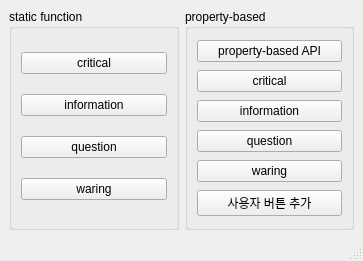
<?xml version="1.0" encoding="UTF-8"?>
<ui version="4.0">
 <class>MainWindow</class>
 <widget class="QMainWindow" name="MainWindow">
  <property name="geometry">
   <rect>
    <x>0</x>
    <y>0</y>
    <width>363</width>
    <height>261</height>
   </rect>
  </property>
  <property name="minimumSize">
   <size>
    <width>0</width>
    <height>0</height>
   </size>
  </property>
  <property name="maximumSize">
   <size>
    <width>16777215</width>
    <height>16777215</height>
   </size>
  </property>
  <property name="windowTitle">
   <string>MainWindow</string>
  </property>
  <widget class="QWidget" name="centralwidget">
   <layout class="QHBoxLayout" name="horizontalLayout">
    <item>
     <widget class="QGroupBox" name="groupBox">
      <property name="title">
       <string>static function</string>
      </property>
      <layout class="QVBoxLayout" name="verticalLayout">
       <item>
        <widget class="QPushButton" name="btnCritical">
         <property name="text">
          <string>critical</string>
         </property>
        </widget>
       </item>
       <item>
        <widget class="QPushButton" name="btnInfo">
         <property name="text">
          <string>information</string>
         </property>
        </widget>
       </item>
       <item>
        <widget class="QPushButton" name="btnQuestion">
         <property name="text">
          <string>question</string>
         </property>
        </widget>
       </item>
       <item>
        <widget class="QPushButton" name="btnWarning">
         <property name="text">
          <string>waring</string>
         </property>
        </widget>
       </item>
      </layout>
     </widget>
    </item>
    <item>
     <widget class="QGroupBox" name="groupBox_2">
      <property name="title">
       <string>property-based</string>
      </property>
      <layout class="QVBoxLayout" name="verticalLayout_2">
       <item>
        <widget class="QPushButton" name="btnProperty">
         <property name="text">
          <string>property-based API</string>
         </property>
        </widget>
       </item>
       <item>
        <widget class="QPushButton" name="btnCritical_2">
         <property name="text">
          <string>critical</string>
         </property>
        </widget>
       </item>
       <item>
        <widget class="QPushButton" name="btnInfo_2">
         <property name="text">
          <string>information</string>
         </property>
        </widget>
       </item>
       <item>
        <widget class="QPushButton" name="btnQuestion_2">
         <property name="text">
          <string>question</string>
         </property>
        </widget>
       </item>
       <item>
        <widget class="QPushButton" name="btnWarning_2">
         <property name="text">
          <string>waring</string>
         </property>
        </widget>
       </item>
       <item>
        <widget class="QPushButton" name="btnButtonOverload">
         <property name="text">
          <string>사용자 버튼 추가</string>
         </property>
        </widget>
       </item>
      </layout>
     </widget>
    </item>
   </layout>
  </widget>
  <widget class="QMenuBar" name="menubar">
   <property name="geometry">
    <rect>
     <x>0</x>
     <y>0</y>
     <width>363</width>
     <height>20</height>
    </rect>
   </property>
  </widget>
  <widget class="QStatusBar" name="statusbar"/>
 </widget>
 <resources/>
 <connections/>
</ui>
